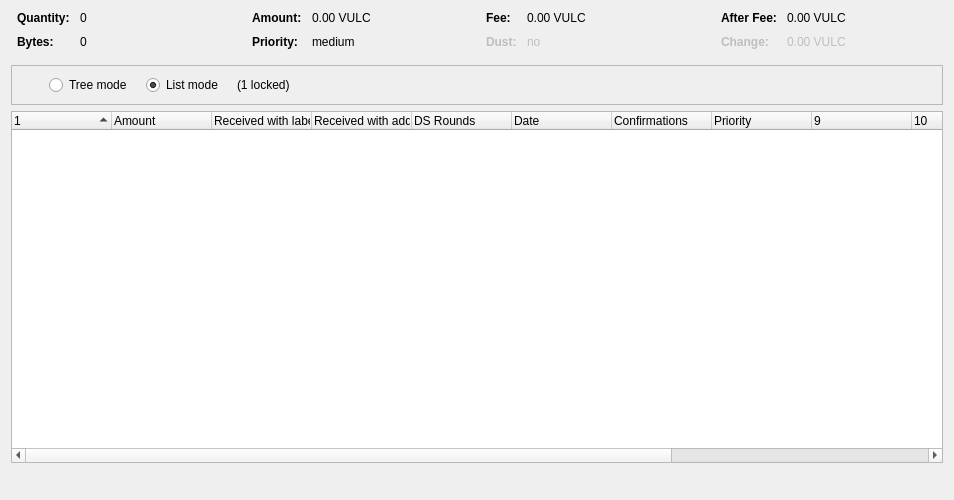
<?xml version="1.0" encoding="UTF-8"?>
<ui version="4.0">
 <class>CoinControlDialog</class>
 <widget class="QDialog" name="CoinControlDialog">
  <property name="geometry">
   <rect>
    <x>0</x>
    <y>0</y>
    <width>954</width>
    <height>500</height>
   </rect>
  </property>
  <property name="windowTitle">
   <string>Coin Selection</string>
  </property>
  <layout class="QVBoxLayout" name="verticalLayout">
   <item>
    <layout class="QHBoxLayout" name="horizontalLayoutTop" stretch="0,0,0,0">
     <property name="topMargin">
      <number>0</number>
     </property>
     <property name="bottomMargin">
      <number>10</number>
     </property>
     <item>
      <layout class="QFormLayout" name="formLayoutCoinControl1">
       <property name="horizontalSpacing">
        <number>10</number>
       </property>
       <property name="verticalSpacing">
        <number>10</number>
       </property>
       <property name="leftMargin">
        <number>6</number>
       </property>
       <property name="rightMargin">
        <number>6</number>
       </property>
       <item row="0" column="0">
        <widget class="QLabel" name="labelCoinControlQuantityText">
         <property name="font">
          <font>
           <weight>75</weight>
           <bold>true</bold>
          </font>
         </property>
         <property name="text">
          <string>Quantity:</string>
         </property>
        </widget>
       </item>
       <item row="0" column="1">
        <widget class="QLabel" name="labelCoinControlQuantity">
         <property name="cursor">
          <cursorShape>IBeamCursor</cursorShape>
         </property>
         <property name="contextMenuPolicy">
          <enum>Qt::ActionsContextMenu</enum>
         </property>
         <property name="text">
          <string notr="true">0</string>
         </property>
         <property name="textInteractionFlags">
          <set>Qt::LinksAccessibleByMouse|Qt::TextSelectableByKeyboard|Qt::TextSelectableByMouse</set>
         </property>
        </widget>
       </item>
       <item row="1" column="0">
        <widget class="QLabel" name="labelCoinControlBytesText">
         <property name="font">
          <font>
           <weight>75</weight>
           <bold>true</bold>
          </font>
         </property>
         <property name="text">
          <string>Bytes:</string>
         </property>
        </widget>
       </item>
       <item row="1" column="1">
        <widget class="QLabel" name="labelCoinControlBytes">
         <property name="cursor">
          <cursorShape>IBeamCursor</cursorShape>
         </property>
         <property name="contextMenuPolicy">
          <enum>Qt::ActionsContextMenu</enum>
         </property>
         <property name="text">
          <string notr="true">0</string>
         </property>
         <property name="textInteractionFlags">
          <set>Qt::LinksAccessibleByMouse|Qt::TextSelectableByKeyboard|Qt::TextSelectableByMouse</set>
         </property>
        </widget>
       </item>
      </layout>
     </item>
     <item>
      <layout class="QFormLayout" name="formLayoutCoinControl2">
       <property name="horizontalSpacing">
        <number>10</number>
       </property>
       <property name="verticalSpacing">
        <number>10</number>
       </property>
       <property name="leftMargin">
        <number>6</number>
       </property>
       <property name="rightMargin">
        <number>6</number>
       </property>
       <item row="0" column="0">
        <widget class="QLabel" name="labelCoinControlAmountText">
         <property name="font">
          <font>
           <weight>75</weight>
           <bold>true</bold>
          </font>
         </property>
         <property name="text">
          <string>Amount:</string>
         </property>
        </widget>
       </item>
       <item row="0" column="1">
        <widget class="QLabel" name="labelCoinControlAmount">
         <property name="cursor">
          <cursorShape>IBeamCursor</cursorShape>
         </property>
         <property name="contextMenuPolicy">
          <enum>Qt::ActionsContextMenu</enum>
         </property>
         <property name="text">
          <string notr="true">0.00 VULC</string>
         </property>
         <property name="textInteractionFlags">
          <set>Qt::LinksAccessibleByMouse|Qt::TextSelectableByKeyboard|Qt::TextSelectableByMouse</set>
         </property>
        </widget>
       </item>
       <item row="1" column="0">
        <widget class="QLabel" name="labelCoinControlPriorityText">
         <property name="font">
          <font>
           <weight>75</weight>
           <bold>true</bold>
          </font>
         </property>
         <property name="text">
          <string>Priority:</string>
         </property>
        </widget>
       </item>
       <item row="1" column="1">
        <widget class="QLabel" name="labelCoinControlPriority">
         <property name="cursor">
          <cursorShape>IBeamCursor</cursorShape>
         </property>
         <property name="contextMenuPolicy">
          <enum>Qt::ActionsContextMenu</enum>
         </property>
         <property name="text">
          <string>medium</string>
         </property>
         <property name="textInteractionFlags">
          <set>Qt::LinksAccessibleByMouse|Qt::TextSelectableByKeyboard|Qt::TextSelectableByMouse</set>
         </property>
        </widget>
       </item>
      </layout>
     </item>
     <item>
      <layout class="QFormLayout" name="formLayoutCoinControl3">
       <property name="horizontalSpacing">
        <number>10</number>
       </property>
       <property name="verticalSpacing">
        <number>10</number>
       </property>
       <property name="leftMargin">
        <number>6</number>
       </property>
       <property name="rightMargin">
        <number>6</number>
       </property>
       <item row="0" column="0">
        <widget class="QLabel" name="labelCoinControlFeeText">
         <property name="font">
          <font>
           <weight>75</weight>
           <bold>true</bold>
          </font>
         </property>
         <property name="text">
          <string>Fee:</string>
         </property>
        </widget>
       </item>
       <item row="0" column="1">
        <widget class="QLabel" name="labelCoinControlFee">
         <property name="cursor">
          <cursorShape>IBeamCursor</cursorShape>
         </property>
         <property name="contextMenuPolicy">
          <enum>Qt::ActionsContextMenu</enum>
         </property>
         <property name="text">
          <string notr="true">0.00 VULC</string>
         </property>
         <property name="textInteractionFlags">
          <set>Qt::LinksAccessibleByMouse|Qt::TextSelectableByKeyboard|Qt::TextSelectableByMouse</set>
         </property>
        </widget>
       </item>
       <item row="1" column="0">
        <widget class="QLabel" name="labelCoinControlLowOutputText">
         <property name="enabled">
          <bool>false</bool>
         </property>
         <property name="font">
          <font>
           <weight>75</weight>
           <bold>true</bold>
          </font>
         </property>
         <property name="text">
          <string>Dust:</string>
         </property>
        </widget>
       </item>
       <item row="1" column="1">
        <widget class="QLabel" name="labelCoinControlLowOutput">
         <property name="enabled">
          <bool>false</bool>
         </property>
         <property name="cursor">
          <cursorShape>IBeamCursor</cursorShape>
         </property>
         <property name="contextMenuPolicy">
          <enum>Qt::ActionsContextMenu</enum>
         </property>
         <property name="text">
          <string>no</string>
         </property>
         <property name="textInteractionFlags">
          <set>Qt::LinksAccessibleByMouse|Qt::TextSelectableByKeyboard|Qt::TextSelectableByMouse</set>
         </property>
        </widget>
       </item>
      </layout>
     </item>
     <item>
      <layout class="QFormLayout" name="formLayoutCoinControl4">
       <property name="horizontalSpacing">
        <number>10</number>
       </property>
       <property name="verticalSpacing">
        <number>10</number>
       </property>
       <property name="leftMargin">
        <number>6</number>
       </property>
       <property name="rightMargin">
        <number>6</number>
       </property>
       <item row="0" column="0">
        <widget class="QLabel" name="labelCoinControlAfterFeeText">
         <property name="font">
          <font>
           <weight>75</weight>
           <bold>true</bold>
          </font>
         </property>
         <property name="text">
          <string>After Fee:</string>
         </property>
        </widget>
       </item>
       <item row="0" column="1">
        <widget class="QLabel" name="labelCoinControlAfterFee">
         <property name="cursor">
          <cursorShape>IBeamCursor</cursorShape>
         </property>
         <property name="contextMenuPolicy">
          <enum>Qt::ActionsContextMenu</enum>
         </property>
         <property name="text">
          <string notr="true">0.00 VULC</string>
         </property>
         <property name="textInteractionFlags">
          <set>Qt::LinksAccessibleByMouse|Qt::TextSelectableByKeyboard|Qt::TextSelectableByMouse</set>
         </property>
        </widget>
       </item>
       <item row="1" column="0">
        <widget class="QLabel" name="labelCoinControlChangeText">
         <property name="enabled">
          <bool>false</bool>
         </property>
         <property name="font">
          <font>
           <weight>75</weight>
           <bold>true</bold>
          </font>
         </property>
         <property name="text">
          <string>Change:</string>
         </property>
        </widget>
       </item>
       <item row="1" column="1">
        <widget class="QLabel" name="labelCoinControlChange">
         <property name="enabled">
          <bool>false</bool>
         </property>
         <property name="cursor">
          <cursorShape>IBeamCursor</cursorShape>
         </property>
         <property name="contextMenuPolicy">
          <enum>Qt::ActionsContextMenu</enum>
         </property>
         <property name="text">
          <string notr="true">0.00 VULC</string>
         </property>
         <property name="textInteractionFlags">
          <set>Qt::LinksAccessibleByMouse|Qt::TextSelectableByKeyboard|Qt::TextSelectableByMouse</set>
         </property>
        </widget>
       </item>
      </layout>
     </item>
    </layout>
   </item>
   <item>
    <widget class="QFrame" name="frame">
     <property name="minimumSize">
      <size>
       <width>0</width>
       <height>40</height>
      </size>
     </property>
     <property name="frameShape">
      <enum>QFrame::StyledPanel</enum>
     </property>
     <property name="frameShadow">
      <enum>QFrame::Sunken</enum>
     </property>
     <layout class="QHBoxLayout" name="horizontalLayout">
      <item>
       <layout class="QHBoxLayout" name="horizontalLayoutPanel" stretch="0,0,0,0,0,0">
        <property name="spacing">
         <number>14</number>
        </property>
        <item>
         <widget class="QtMaterialFlatButton" name="pushButtonSelectAll" native="true">
          <property name="sizePolicy">
           <sizepolicy hsizetype="Maximum" vsizetype="Fixed">
            <horstretch>0</horstretch>
            <verstretch>0</verstretch>
           </sizepolicy>
          </property>
          <property name="text" stdset="0">
           <string>(un)select all</string>
          </property>
          <property name="autoDefault" stdset="0">
           <bool>false</bool>
          </property>
         </widget>
        </item>
        <item>
         <widget class="QtMaterialFlatButton" name="pushButtonToggleLock" native="true">
          <property name="sizePolicy">
           <sizepolicy hsizetype="Maximum" vsizetype="Fixed">
            <horstretch>0</horstretch>
            <verstretch>0</verstretch>
           </sizepolicy>
          </property>
          <property name="text" stdset="0">
           <string>toggle lock state</string>
          </property>
          <property name="autoDefault" stdset="0">
           <bool>false</bool>
          </property>
         </widget>
        </item>
        <item>
         <widget class="QRadioButton" name="radioTreeMode">
          <property name="sizePolicy">
           <sizepolicy hsizetype="Maximum" vsizetype="Fixed">
            <horstretch>0</horstretch>
            <verstretch>0</verstretch>
           </sizepolicy>
          </property>
          <property name="text">
           <string>Tree mode</string>
          </property>
         </widget>
        </item>
        <item>
         <widget class="QRadioButton" name="radioListMode">
          <property name="sizePolicy">
           <sizepolicy hsizetype="Maximum" vsizetype="Fixed">
            <horstretch>0</horstretch>
            <verstretch>0</verstretch>
           </sizepolicy>
          </property>
          <property name="text">
           <string>List mode</string>
          </property>
          <property name="checked">
           <bool>true</bool>
          </property>
         </widget>
        </item>
        <item>
         <widget class="QLabel" name="labelLocked">
          <property name="text">
           <string>(1 locked)</string>
          </property>
         </widget>
        </item>
        <item>
         <spacer name="horizontalSpacer">
          <property name="orientation">
           <enum>Qt::Horizontal</enum>
          </property>
          <property name="sizeHint" stdset="0">
           <size>
            <width>40</width>
            <height>20</height>
           </size>
          </property>
         </spacer>
        </item>
       </layout>
      </item>
     </layout>
    </widget>
   </item>
   <item>
    <widget class="CoinControlTreeWidget" name="treeWidget">
     <property name="contextMenuPolicy">
      <enum>Qt::CustomContextMenu</enum>
     </property>
     <property name="sortingEnabled">
      <bool>false</bool>
     </property>
     <property name="columnCount">
      <number>13</number>
     </property>
     <attribute name="headerShowSortIndicator" stdset="0">
      <bool>true</bool>
     </attribute>
     <attribute name="headerStretchLastSection">
      <bool>false</bool>
     </attribute>
     <column>
      <property name="text">
       <string/>
      </property>
     </column>
     <column>
      <property name="text">
       <string>Amount</string>
      </property>
     </column>
     <column>
      <property name="text">
       <string>Received with label</string>
      </property>
     </column>
     <column>
      <property name="text">
       <string>Received with address</string>
      </property>
     </column>
     <column>
      <property name="text">
       <string>DS Rounds</string>
      </property>
     </column>
     <column>
      <property name="text">
       <string>Date</string>
      </property>
     </column>
     <column>
      <property name="text">
       <string>Confirmations</string>
      </property>
      <property name="toolTip">
       <string>Confirmed</string>
      </property>
     </column>
     <column>
      <property name="text">
       <string>Priority</string>
      </property>
     </column>
     <column>
      <property name="text">
       <string/>
      </property>
     </column>
     <column>
      <property name="text">
       <string/>
      </property>
     </column>
     <column>
      <property name="text">
       <string/>
      </property>
     </column>
     <column>
      <property name="text">
       <string/>
      </property>
     </column>
     <column>
      <property name="text">
       <string/>
      </property>
     </column>
    </widget>
   </item>
   <item>
    <layout class="QHBoxLayout" name="horizontalLayout_2">
     <item>
      <spacer name="horizontalSpacer_2">
       <property name="orientation">
        <enum>Qt::Horizontal</enum>
       </property>
       <property name="sizeType">
        <enum>QSizePolicy::Expanding</enum>
       </property>
       <property name="sizeHint" stdset="0">
        <size>
         <width>40</width>
         <height>20</height>
        </size>
       </property>
      </spacer>
     </item>
     <item>
      <widget class="QtMaterialFlatButton" name="selectButton" native="true">
       <property name="sizePolicy">
        <sizepolicy hsizetype="Preferred" vsizetype="Preferred">
         <horstretch>0</horstretch>
         <verstretch>0</verstretch>
        </sizepolicy>
       </property>
	    <property name="text" stdset="0">
        <string>OK</string>
       </property>
      </widget>
     </item>
    </layout>
   </item>
  </layout>
 </widget>
 <customwidgets>
  <customwidget>
   <class>CoinControlTreeWidget</class>
   <extends>QTreeWidget</extends>
   <header>coincontroltreewidget.h</header>
  </customwidget>
  <customwidget>
   <class>QtMaterialFlatButton</class>
   <extends>QWidget</extends>
   <header>qtmaterialflatbutton.h</header>
  </customwidget>
 </customwidgets>
 <resources/>
 <connections/>
</ui>
